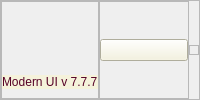
        <widget class="QFrame" name="footer">
         <property name="frameShape">
          <enum>QFrame::Shape::StyledPanel</enum>
         </property>
         <property name="frameShadow">
          <enum>QFrame::Shadow::Raised</enum>
         </property>
         <layout class="QHBoxLayout" name="horizontalLayout_3">
          <property name="spacing">
           <number>0</number>
          </property>
          <property name="leftMargin">
           <number>0</number>
          </property>
          <property name="topMargin">
           <number>0</number>
          </property>
          <property name="rightMargin">
           <number>0</number>
          </property>
          <property name="bottomMargin">
           <number>0</number>
          </property>
          <item>
           <widget class="QFrame" name="frame_4">
            <property name="frameShape">
             <enum>QFrame::Shape::StyledPanel</enum>
            </property>
            <property name="frameShadow">
             <enum>QFrame::Shadow::Raised</enum>
            </property>
            <layout class="QVBoxLayout" name="verticalLayout_4">
             <property name="spacing">
              <number>0</number>
             </property>
             <property name="leftMargin">
              <number>0</number>
             </property>
             <property name="topMargin">
              <number>0</number>
             </property>
             <property name="rightMargin">
              <number>0</number>
             </property>
             <item alignment="Qt::AlignmentFlag::AlignBottom">
              <widget class="QLabel" name="label">
               <property name="styleSheet">
                <string notr="true">background-color: rgb(245, 242, 219);
color: rgb(86, 1, 38);</string>
               </property>
               <property name="text">
                <string>Modern UI v 7.7.7</string>
               </property>
              </widget>
             </item>
            </layout>
           </widget>
          </item>
          <item>
           <widget class="QFrame" name="frame_5">
            <property name="frameShape">
             <enum>QFrame::Shape::StyledPanel</enum>
            </property>
            <property name="frameShadow">
             <enum>QFrame::Shadow::Raised</enum>
            </property>
            <layout class="QVBoxLayout" name="verticalLayout_3">
             <property name="spacing">
              <number>0</number>
             </property>
             <property name="leftMargin">
              <number>0</number>
             </property>
             <property name="topMargin">
              <number>0</number>
             </property>
             <property name="rightMargin">
              <number>0</number>
             </property>
             <property name="bottomMargin">
              <number>0</number>
             </property>
             <item>
              <widget class="QPushButton" name="pushButton_7">
               <property name="styleSheet">
                <string notr="true">background-color: rgb(245, 242, 219);</string>
               </property>
               <property name="text">
                <string/>
               </property>
               <property name="icon">
                <iconset>
                 <normalon>:/icons/icons/box.svg</normalon>
                </iconset>
               </property>
              </widget>
             </item>
            </layout>
           </widget>
          </item>
          <item>
           <widget class="QFrame" name="size_grip">
            <property name="minimumSize">
             <size>
              <width>10</width>
              <height>10</height>
             </size>
            </property>
            <property name="maximumSize">
             <size>
              <width>10</width>
              <height>10</height>
             </size>
            </property>
            <property name="frameShape">
             <enum>QFrame::Shape::StyledPanel</enum>
            </property>
            <property name="frameShadow">
             <enum>QFrame::Shadow::Raised</enum>
            </property>
           </widget>
          </item>
         </layout>
        </widget>
